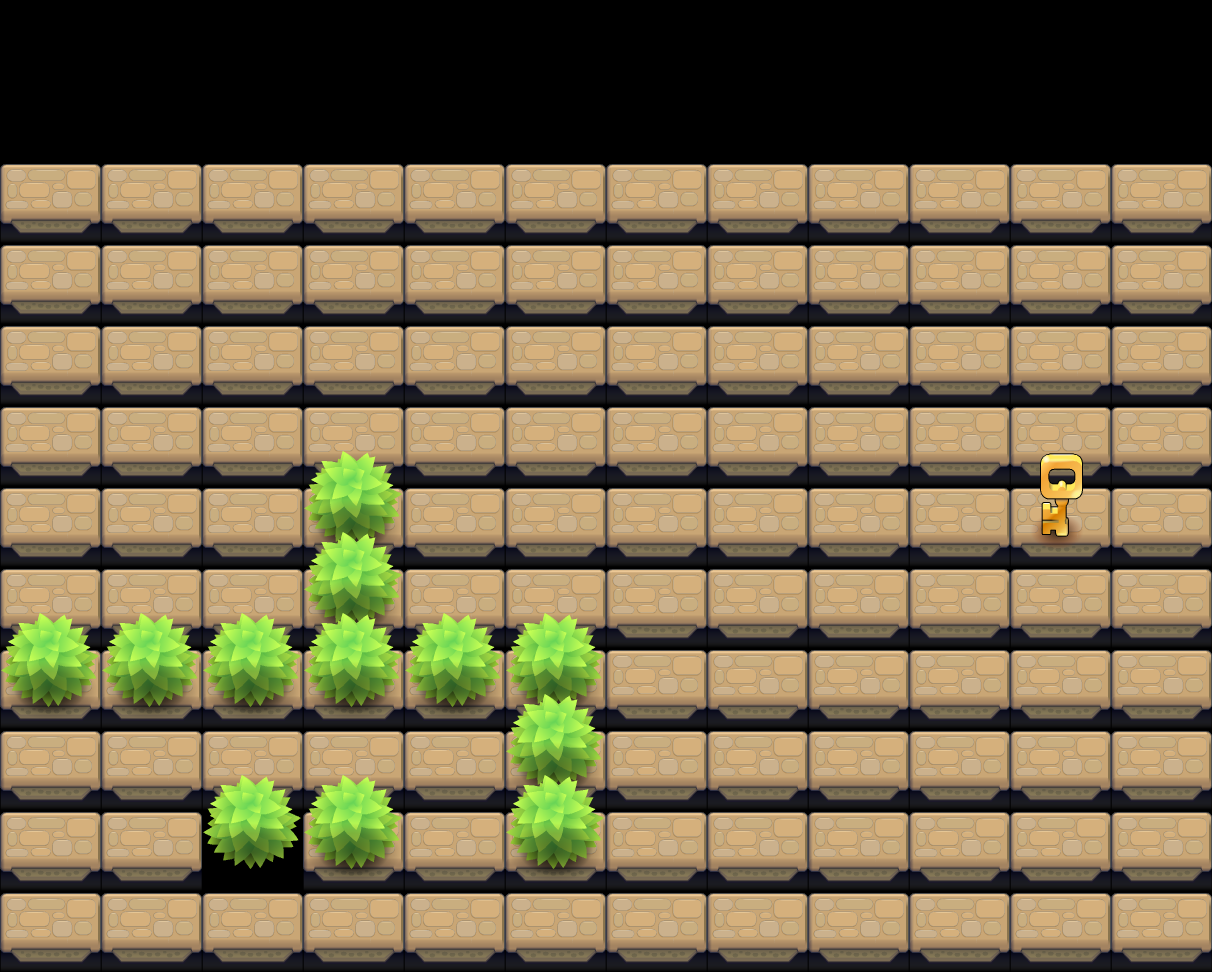

This is a level from a 2D game, rendered from its Tiled map with the project's own tilesets. A one-line summary and the map file follow, with tile-layer data summarised:
An orthogonal 12x12 tile map with 101x81 px tiles, 2 tile layers (layer1, layer_collision).

<map version="1.0" orientation="orthogonal" renderorder="right-down" width="12" height="12" tilewidth="101" tileheight="81" nextobjectid="1">
 <tileset firstgid="1" name="Untitled" tilewidth="101" tileheight="171" spacing="2" margin="2">
  <image source="ortho-test1.png" width="1024" height="1024" />
  <tile id="37">
   <properties>
    <property name="collision" value="1" />
   </properties>
  </tile>
 </tileset>
 <layer name="layer1" width="12" height="12">
  <data>[144 cells, 119 non-empty, 1 distinct tile ids]</data>
 </layer>
 <layer name="layer_collision" width="12" height="12">
  <data>[144 cells, 13 non-empty, 2 distinct tile ids]</data>
 </layer>
</map>
